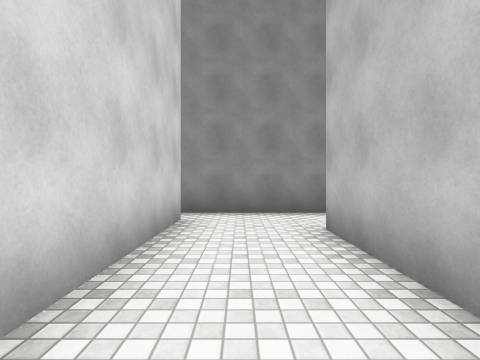
[1] (above)

14 first-person views from a walk through a Unity game level. The camera is 1.3 m above the floor, looks level and sees 80° across. The floor is counted in squares, 2 m on a side. Each view is taken from the middle of a square. On the plan, view 1 faces up. The plan holds only what a view shows up to about 9 squares ahead; the rest is blank. The place goes on beyond the plan. The player is left out. Surface patterns are stand-ins for the level's own textures.

[2]
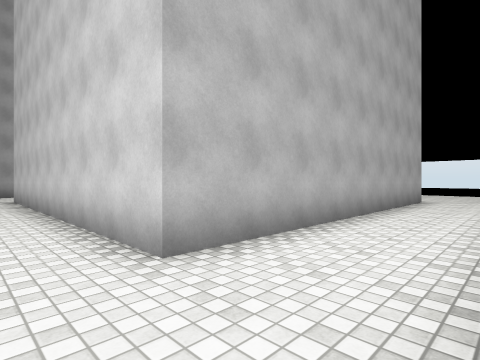

[3]
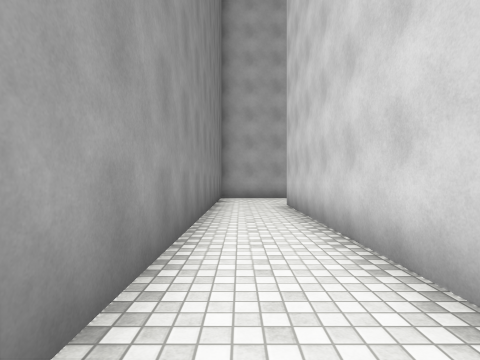

[4]
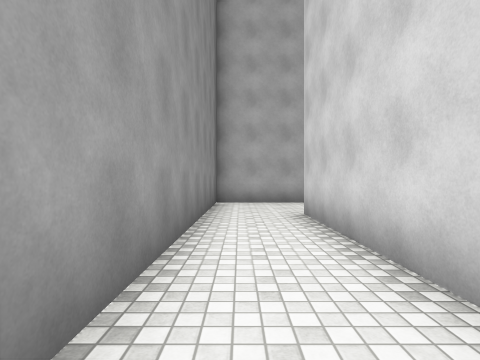

[5]
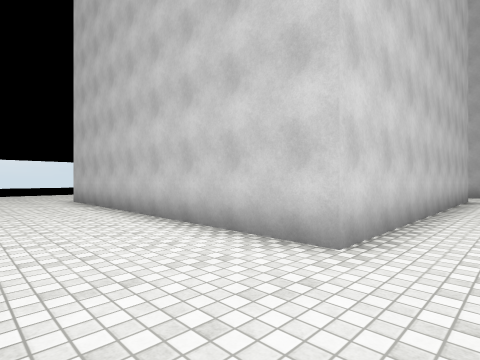

[6]
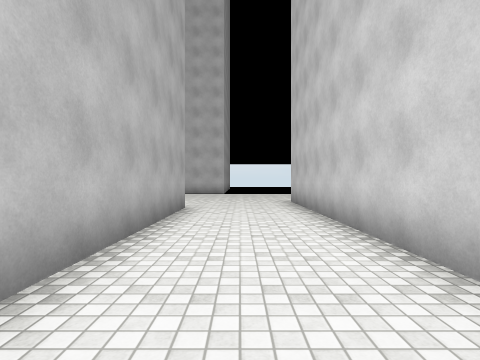

[7]
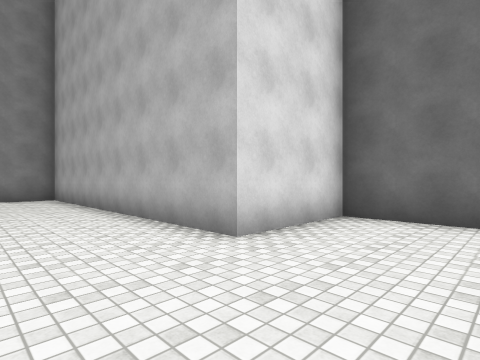

[8]
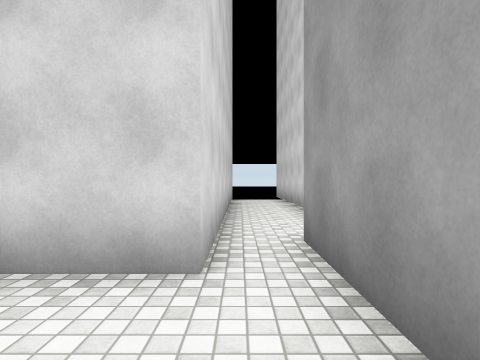

[9]
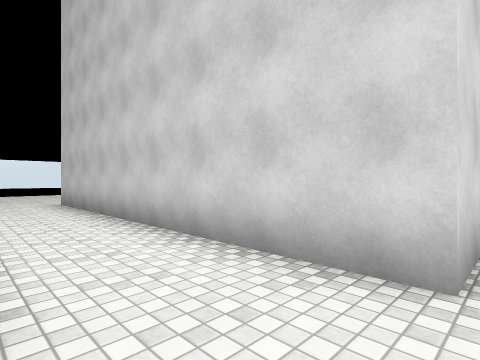

[10]
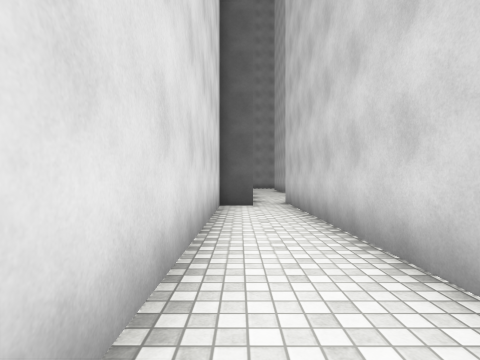

[11]
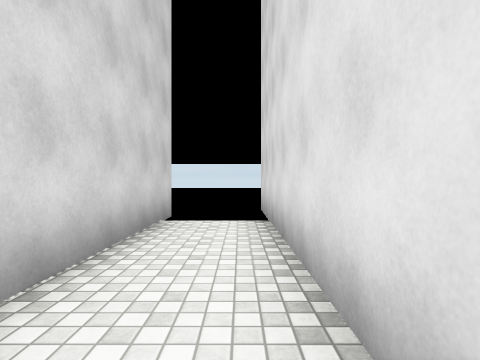

[12]
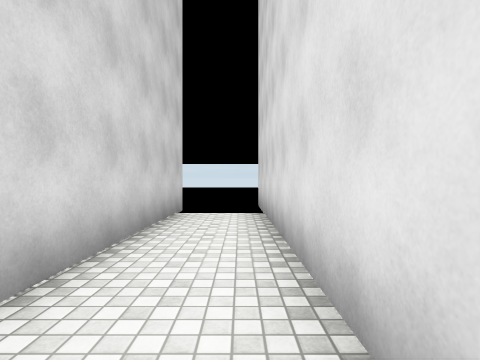

[13]
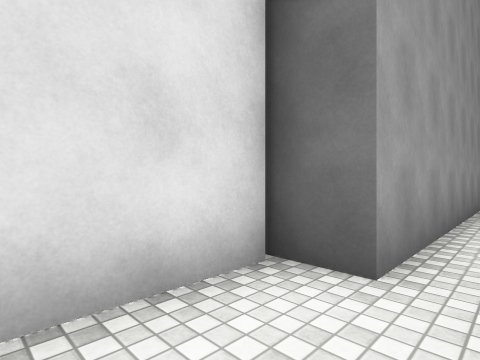

[14]
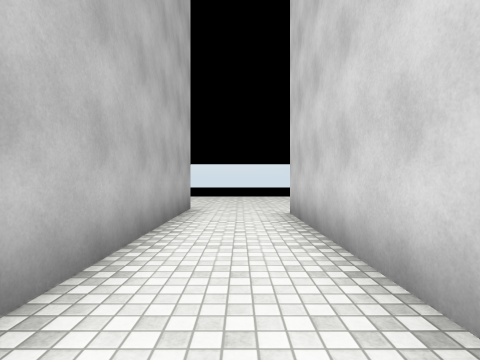

### Floor plan
Points are (right, up) in squares from view 1. A wall is a line through its corners. A room is listed if a view was taken in it or the views show most of it. See-through windows are left out.
Room 1 (views 1, 3, 4, 5, 6, 7, 8, 9, 14)
walls: (14.9, -4.6) (14.9, -2.7) (12.3, -2.7) (12.3, 5.7) (-0.6, 5.7); (1.1, -3.6) (1.1, 3.8) (9.5, 3.8) (9.5, -4.6); (-1, 4.7) (-1, -3.6)
ways out: opening at (-1, 5) to room 2; opening at (0, -3); opening at (10, -5)
Room 2 (views 2, 10, 11, 12, 13)
walls: (-9.4, 4.7) (-1, 4.7); (-0.6, 5.7) (-2.1, 5.7) (-2.1, 6.5) (-9.5, 6.5)
ways out: opening at (-1, 5) to room 1

Positions as (right, up) in squares from view 1, and headings:
1: (0, 0), facing up
2: (-1, 5), facing down-right
3: (2, 5), facing right
4: (4, 5), facing right
5: (12, 5), facing down-left
6: (11, 4), facing down
7: (10, -5), facing up-right
8: (1, 5), facing left
9: (1, 5), facing down-left
10: (-9, 6), facing right
11: (-4, 6), facing left
12: (-3, 6), facing left
13: (-4, 5), facing up-right
14: (0, 2), facing down
